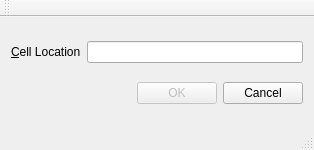
<?xml version="1.0" encoding="UTF-8"?>
<ui version="4.0">
 <class>QtDev210Class</class>
 <widget class="QMainWindow" name="QtDev210Class">
  <property name="geometry">
   <rect>
    <x>0</x>
    <y>0</y>
    <width>314</width>
    <height>150</height>
   </rect>
  </property>
  <property name="windowTitle">
   <string>Go To Cell</string>
  </property>
  <widget class="QWidget" name="GoToCell_2">
   <layout class="QVBoxLayout" name="verticalLayout">
    <item>
     <layout class="QHBoxLayout" name="horizontalLayout_2">
      <item>
       <widget class="QLabel" name="label">
        <property name="text">
         <string>&amp;Cell Location</string>
        </property>
        <property name="buddy">
         <cstring>lineEdit</cstring>
        </property>
       </widget>
      </item>
      <item>
       <widget class="QLineEdit" name="lineEdit">
        <property name="enabled">
         <bool>true</bool>
        </property>
       </widget>
      </item>
     </layout>
    </item>
    <item>
     <layout class="QHBoxLayout" name="horizontalLayout_3">
      <item>
       <spacer name="horizontalSpacer">
        <property name="orientation">
         <enum>Qt::Horizontal</enum>
        </property>
        <property name="sizeHint" stdset="0">
         <size>
          <width>68</width>
          <height>20</height>
         </size>
        </property>
       </spacer>
      </item>
      <item>
       <widget class="QPushButton" name="okButton">
        <property name="enabled">
         <bool>false</bool>
        </property>
        <property name="text">
         <string>OK</string>
        </property>
        <property name="autoDefault">
         <bool>true</bool>
        </property>
        <property name="default">
         <bool>true</bool>
        </property>
       </widget>
      </item>
      <item>
       <widget class="QPushButton" name="cancelButton">
        <property name="text">
         <string>Cancel</string>
        </property>
        <property name="autoDefault">
         <bool>true</bool>
        </property>
       </widget>
      </item>
     </layout>
    </item>
   </layout>
  </widget>
  <widget class="QMenuBar" name="menuBar">
   <property name="geometry">
    <rect>
     <x>0</x>
     <y>0</y>
     <width>314</width>
     <height>26</height>
    </rect>
   </property>
  </widget>
  <widget class="QToolBar" name="mainToolBar">
   <attribute name="toolBarArea">
    <enum>TopToolBarArea</enum>
   </attribute>
   <attribute name="toolBarBreak">
    <bool>false</bool>
   </attribute>
  </widget>
  <widget class="QStatusBar" name="statusBar"/>
 </widget>
 <layoutdefault spacing="6" margin="11"/>
 <tabstops>
  <tabstop>lineEdit</tabstop>
  <tabstop>okButton</tabstop>
  <tabstop>cancelButton</tabstop>
 </tabstops>
 <resources>
  <include location="QtDev210.qrc"/>
 </resources>
 <connections/>
</ui>
